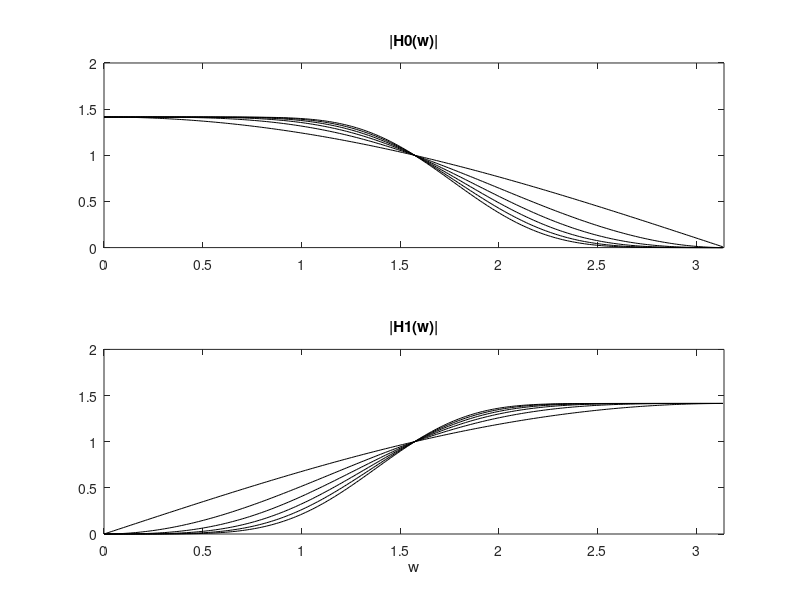

The MATLAB source for this figure:
% Compute Daubechies filters for M=2,4,6...12
w=0:(2*pi/511):pi;

for K=1:6,
a=1; p=1; q=1;
h=[1 1];
M=2*K; %length of the filter

% the h0(n) coefficients
for nn=1:K-1,
   h=conv(h,[1,1]);
   a=-a*0.25*(nn+K-1)/nn;
   p=conv(p,[1,-2,1]);
   q=[0 q 0] + a*p;
end;
q=sort(roots(q));
aux=real(poly(q(1:K-1)));
h=conv(h,aux);    
h0=(h*sqrt(2))/sum(h); %normalization
H0=fft(h0,512); %LP filter frequency response

%the h1(n) coefficients
h1=fliplr(h0); h1(1:2:end)=-h1(1:2:end);
H1=fft(h1,512); %HP filter frequency response

%display
subplot(2,1,1)
plot(w,abs(H0(1:256)),'k'); hold on;
axis([0 pi 0 2]);
title('|H0(w)|'); 

subplot(2,1,2)
plot(w,abs(H1(1:256)),'k'); hold on;
axis([0 pi 0 2]);
title('|H1(w)|'); xlabel('w');


end;
